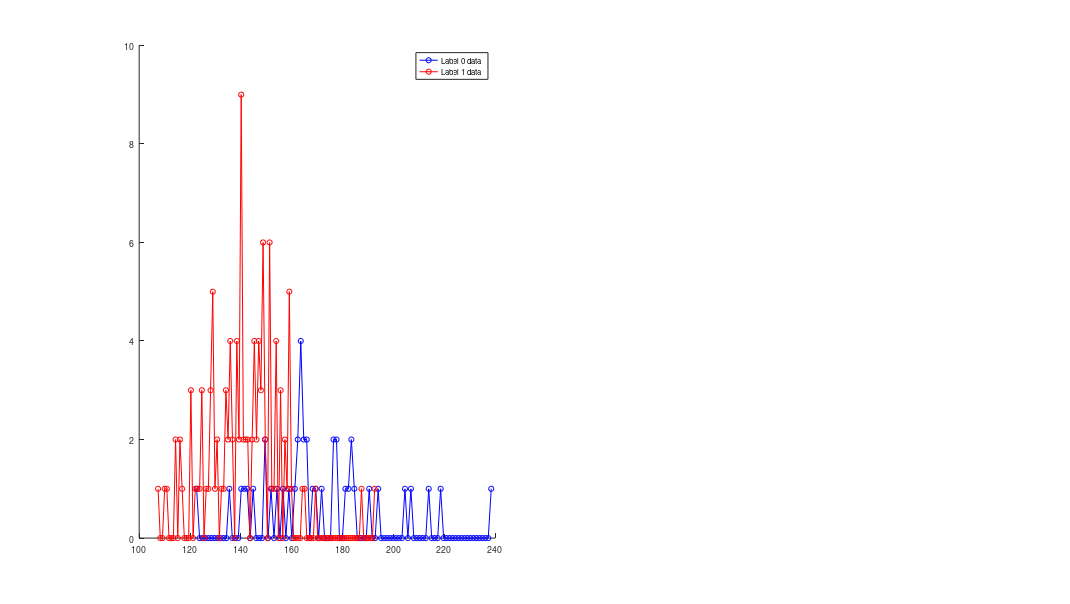

MATLAB code for this plot: (Note: this script raises an error after producing the figure.)
function [ROCout,LabelMeanS]=rocOnline(varargin)
% ROC - Receiver Operating Characteristics.
% The ROC graphs are a useful tecnique for organizing classifiers and
% visualizing their performance. ROC graphs are commonly used in medical
% decision making.
%
% Syntax: ROCout=roc(x,thresholds,alpha,verbose)
%
% Input: x - This is a Nx2 data matrix. The first column is the column of the data value;
%            The second column is the column of the tag: unhealthy (1) and
%            healthy (0).
%        Thresholds - If you want to use all unique values in x(:,1) 
%            then set this variable to 0 or leave it empty; 
%            else set how many unique values you want to use (min=3);
%        alpha - significance level (default 0.05)
%        verbose - if you want to see all reports and plots (0-no; 1-yes by
%        default);
%
% Output: if verbose = 1
%         the ROCplots, the sensitivity and specificity at thresholds; the Area
%         under the curve with Standard error and Confidence interval and
%         comment.
%         if ROCout is declared, you will have a struct:
%         ROCout.AUC=Area under the curve (AUC);
%         ROCout.SE=Standard error of the area;
%         ROCout.ci=Confidence interval of the AUC
%         ROCout.co=Cut off points
%         ROCdata.xr and ROCdata.yr points for ROC plot
%
% USING roc WITHOUT ANY DATA, IT WILL RUN A DEMO
%
%           Created by Giuseppe Cardillo
%           giuseppe.cardillo-edta@poste.it
%
% To cite this file, this would be an appropriate format:
% Cardillo G. (2008) ROC curve: compute a Receiver Operating Characteristics curve.
% http://www.mathworks.com/matlabcentral/fileexchange/19950

%Input Error handling
args=cell(varargin);
nu=numel(args);
if isempty(nu)
    error('Warning: almost the data matrix is required')
elseif nu>4
    error('Warning: Max four input data are required')
end
default.values = {[165 1;140 1;154 1;139 1;134 1;154 1;120 1;133 1;150 1;...
146 1;140 1;114 1;128 1;131 1;116 1;128 1;122 1;129 1;145 1;117 1;140 1;...
149 1;116 1;147 1;125 1;149 1;129 1;157 1;144 1;123 1;107 1;129 1;152 1;...
164 1;134 1;120 1;148 1;151 1;149 1;138 1;159 1;169 1;137 1;151 1;141 1;...
145 1;135 1;135 1;153 1;125 1;159 1;148 1;142 1;130 1;111 1;140 1;136 1;...
142 1;139 1;137 1;187 1;154 1;151 1;149 1;148 1;157 1;159 1;143 1;124 1;...
141 1;114 1;136 1;110 1;129 1;145 1;132 1;125 1;149 1;146 1;138 1;151 1;...
147 1;154 1;147 1;158 1;156 1;156 1;128 1;151 1;138 1;193 1;131 1;127 1;...
129 1;120 1;159 1;147 1;159 1;156 1;143 1;149 1;160 1;126 1;136 1;150 1;...
136 1;151 1;140 1;145 1;140 1;134 1;140 1;138 1;144 1;140 1;140 1;159 0;...
136 0;149 0;156 0;191 0;169 0;194 0;182 0;163 0;152 0;145 0;176 0;122 0;...
141 0;172 0;162 0;165 0;184 0;239 0;178 0;178 0;164 0;185 0;154 0;164 0;...
140 0;207 0;214 0;165 0;183 0;218 0;142 0;161 0;168 0;181 0;162 0;166 0;...
150 0;205 0;163 0;166 0;176 0;],0,0.05,1};
default.values(1:nu) = args;
[x, threshold,alpha,verbose] = deal(default.values{:});
if isvector(x)
    error('Warning: X must be a matrix')
end
if ~all(isfinite(x(:))) || ~all(isnumeric(x(:)))
    error('Warning: all X values must be numeric and finite')
end
% x(:,2)=logical(x(:,2));
% if all(x(:,2)==0)
%     error('Warning: there are only healthy subjects!')
% end
% if all(x(:,2)==1)
%     error('Warning: there are only unhealthy subjects!')
% end
if nu>=2
    if isempty(threshold)
        threshold=0;
    else
        if ~isscalar(threshold) || ~isnumeric(threshold) || ~isfinite(threshold)
            error('Warning: it is required a numeric, finite and scalar THRESHOLD value.');
        end
        if threshold ~= 0 && threshold <3
            error('Warning: Threshold must be 0 if you want to use all unique points or >=2.')
        end
    end
    if nu>=3
        if isempty(alpha)
            alpha=0.05;
        else
            if ~isscalar(alpha) || ~isnumeric(alpha) || ~isfinite(alpha)
                error('Warning: it is required a numeric, finite and scalar ALPHA value.');
            end
            if alpha <= 0 || alpha >= 1 %check if alpha is between 0 and 1
                error('Warning: ALPHA must be comprised between 0 and 1.')
            end
        end
    end
    if nu==4
        verbose=logical(verbose);
    end
end
clear args default nu

InputLabelType=unique(x(:,2));
% if gpuDeviceCount
%     try
%         x=gpuArray(x);
%         threshold=gpuArray(threshold);
%         alpha=gpuArray(alpha);
%         verbose=gpuArray(verbose);
%     catch
%         warning('GPU device unavaluable, use CPU to do the calculation');
%     end
% end
if length(InputLabelType) > 2 || length(InputLabelType) < 2
    dbstop if error
    error('Input label type is more or less than 2 types, quit this function.');
end

% tr=repmat('-',1,100);
lu=length(x(x(:,2)==InputLabelType(1))); %number of unhealthy subjects
lh=length(x(x(:,2)==InputLabelType(2))); %number of healthy subjects
z=sortrows(x,1);
if threshold==0
    labels=unique(z(:,1));%find unique values in z
else
    K=linspace(0,1,threshold+1); K(1)=[];
    labels=quantile(unique(z(:,1)),K)';
end
if length(labels)>=400
    percent=linspace(1,100,300);
    labels=prctile(labels,percent);
%     [~,nCenters]=hist(labels,300);
%     labels=nCenters;
end
labels(end+1)=labels(end)+1;
ll=length(labels); %count unique value
a=zeros(ll,2); b=a; c=zeros(ll,1);%array preallocation
ubar=mean(x(x(:,2)==InputLabelType(1)),1); %unhealthy mean value
hbar=mean(x(x(:,2)==InputLabelType(2)),1); %healthy mean value
LabelMeanS.LabelType1=InputLabelType(1);
LabelMeanS.LabelType2=InputLabelType(2);
LabelMeanS.Type1value=ubar;
LabelMeanS.Type2value=hbar;
Type0data=x(x(:,2)==InputLabelType(1));
Type1data=x(x(:,2)==InputLabelType(2));
[N0,C0]=hist(Type0data,100);
[N1,C1]=hist(Type1data,100);
H=figure('position',[100 110 1700 960],'PaperPositionMode','auto');
subplot(1,2,1);
hold on;
plot(C0,N0,'b-o','LineWidth',0.9);
plot(C1,N1,'r-o','LineWidth',0.9);
legend('Label 0 data','Label 1 data');

for K=1:ll
    if hbar<ubar
        TP=length(x(x(:,2)==InputLabelType(1) & x(:,1)>labels(K)));
        FP=length(x(x(:,2)==InputLabelType(2) & x(:,1)>labels(K)));
        FN=length(x(x(:,2)==InputLabelType(1) & x(:,1)<=labels(K)));
        TN=length(x(x(:,2)==InputLabelType(2) & x(:,1)<=labels(K)));
    else
        TP=length(x(x(:,2)==InputLabelType(1) & x(:,1)<labels(K)));
        FP=length(x(x(:,2)==InputLabelType(2) & x(:,1)<labels(K)));
        FN=length(x(x(:,2)==InputLabelType(1) & x(:,1)>=labels(K)));
        TN=length(x(x(:,2)==InputLabelType(2) & x(:,1)>=labels(K)));
    end
    M=[TP FP;FN TN];
    a(K,:)=diag(M)'./sum(M); %Sensitivity and Specificity
    b(K,:)=[a(K,1)/(1-a(K,2)) (1-a(K,1))/a(K,2)]; %Positive and Negative likelihood ratio
    c(K)=trace(M)/sum(M(:)); %Efficiency
end
b(isnan(b))=Inf;

xroc=1-a(:,2); yroc=a(:,1); %ROC points
if hbar>ubar
    xroc=flipud(xroc); yroc=flipud(yroc); %ROC points
end

st=[1 mean(xroc) 1]; L=[0 0 0]; U=[Inf 1 Inf];
fo_ = fitoptions('method','NonlinearLeastSquares','Lower',L,'Upper',U,'Startpoint',st);
ft_ = fittype('1-1/((1+(x/C)^B)^E)',...
     'dependent',{'y'},'independent',{'x'},...
     'coefficients',{'B', 'C', 'E'});
cfit = fit(xroc,yroc,ft_,fo_);


xfit=linspace(0,1,500);
yfit=feval(cfit,xfit);
Area=trapz(xfit,yfit); %estimate the area under the curve
%standard error of area
Area2=Area^2; Q1=Area/(2-Area); Q2=2*Area2/(1+Area);
V=(Area*(1-Area)+(lu-1)*(Q1-Area2)+(lh-1)*(Q2-Area2))/(lu*lh);
Serror=realsqrt(V);
%confidence interval
ci=Area+[-1 1].*(realsqrt(2)*erfcinv(alpha)*Serror);
if ci(1)<0; ci(1)=0; end
if ci(2)>1; ci(2)=1; end
m=zeros(1,4); 
%z-test
SAUC=(Area-0.5)/Serror; %standardized area
p=1-0.5*erfc(-SAUC/realsqrt(2)); %p-value

if verbose
%     %Performance of the classifier
%     if Area==1
%         str='Perfect test';
%     elseif Area>=0.90 && Area<1
%         str='Excellent test';
%     elseif Area>=0.80 && Area<0.90
%         str='Good test';
%     elseif Area>=0.70 && Area<0.80
%         str='Fair test';
%     elseif Area>=0.60 && Area<0.70
%         str='Poor test';
%     elseif Area>=0.50 && Area<0.60
%         str='Fail test';
%     else
%         str='Failed test - less than chance';
%     end
%     %display results
%     disp('ROC CURVE ANALYSIS')
%     disp(' ')
%     disp(tr)
%     str2=['AUC\t\t\tS.E.\t\t\t\t' num2str((1-alpha)*100) '%% C.I.\t\t\tComment\n'];
%     fprintf(str2)
%     disp(tr)
%     fprintf('%0.5f\t\t\t%0.5f\t\t\t%0.5f\t\t%0.5f\t\t\t%s\n',Area,Serror,ci,str)
%     disp(tr)
%     fprintf('Standardized AUC\t\t1-tail p-value\n')
%     if p<1e-4
%         fprintf('%0.4f\t\t\t\t%0.4e',SAUC,p)
%     else
%         fprintf('%0.4f\t\t\t\t%0.4f',SAUC,p)
%     end
%     if p<=alpha
%         fprintf('\t\tThe area is statistically greater than 0.5\n')
%     else
%         fprintf('\t\tThe area is not statistically greater than 0.5\n')
%     end
%     disp(' ')
    %display graph
    subplot(1,2,2)
%     set(H,'Position',[4 402 560 420])
    hold on
    plot([0 1],[0 1],'k');
    plot(xfit,yfit,'marker','none','linestyle','-','color','r','linewidth',2);
    H1=plot(xroc,yroc,'bo');
    set(H1,'markersize',6,'markeredgecolor','b','markerfacecolor','b')
    hold off
    xlabel('False positive rate (1-Specificity)')
    ylabel('True positive rate (Sensitivity)')
    if ubar > hbar
        Area = 1 - Area;
        title(sprintf('ROC curve (AUC=%0.4f) (Invert)',Area))
    else
        title(sprintf('ROC curve (AUC=%0.4f)',Area))
    end
    
    axis square
end

% if p<=alpha
%     ButtonName = questdlg('Do you want to input the true prevalence?', 'Prevalence Question', 'Yes', 'No', 'Yes');
%     if strcmp(ButtonName,'Yes')
%         ButtonName = questdlg('Do you want to input the true prevalence as:', 'Prevalence Question', 'Ratio', 'Probability', 'Ratio');
%         switch ButtonName
%             case 'Ratio'
%                 prompt={'Enter the Numerator or the prevalence ratio:','Enter the denominator or the prevalence ratio:'};
%                 name='Input for Ratio prevalence';
%                 Ratio=str2double(inputdlg(prompt,name));
%                 POD=Ratio(1)/diff(Ratio); %prior odds
%             case 'Probability'
%                 prompt={'Enter the prevalence probability comprised between 0 and 1:'};
%                 name='Input for prevalence';
%                 pr=str2double(inputdlg(prompt,name));
%                 POD=pr/(1-pr); %prior odds
%         end
%         d=[1./(1+1./(b(:,1).*POD)) 1./(1+(b(:,2).*POD))];
%         d((a(:,1)==0 & a(:,2)==1),1)=NaN;
%         d((a(:,1)==1 & a(:,2)==0),2)=NaN;
%         table=[labels'; a(:,1)'; a(:,2)';c';b(:,1)'; b(:,2)';d(:,1)'.*100; d(:,2)'.*100;]';
%         if verbose
%             disp('ROC CURVE DATA')
%             disp(tr)
%             fprintf('Cut-off \tSensitivity\tSpecificity\tEfficiency\tPLR\t\tNLR\tPos.Pred.\tNeg.Pred.\n')
%             fprintf('%0.2f\t\t%0.4f\t\t%0.4f\t\t%0.4f\t\t%0.4f\t\t%0.4f\t\t%0.2f\t\t%0.2f\n',table')
%             disp(tr)
%             disp(' ')
%         end
%     else
%         table=[labels'; a(:,1)'; a(:,2)';c';b(:,1)'; b(:,2)']';
%         if verbose
%             disp('ROC CURVE DATA')
%             disp(tr)
%             fprintf('Cut-off \tSensitivity\tSpecificity\tEfficiency\tPLR\t\tNLR\n')
%             fprintf('%0.2f\t\t%0.4f\t\t%0.4f\t\t%0.4f\t\t%0.4f\t\t%0.4f\n',table')
%             disp(tr)
%             disp(' ')
%         end
%         return;
%     end
%     CSe=table(:,1)==min(table(table(:,2)==max(table(:,2)))); %Max sensitivity cut-off
%     CSp=table(:,1)==min(table(table(:,3)==max(table(:,3)))); %Max specificity cut-off
%     CEff=table(:,1)==min(table(table(:,4)==max(table(:,4)))); %Max efficiency cut-off
%     d=realsqrt(xroc.^2+(1-yroc).^2); %apply the Pitagora's theorem
%     CE=table(d==min(d),1); %Cost-effective cut-off
%     xg=linspace(0,max(table(:,1)),500);
%     st=[1 mean(table(:,1)) 1]; U=[Inf max(table(:,1)) Inf];
%     fo_ = fitoptions('method','NonlinearLeastSquares','Lower',L,'Upper',U,'Startpoint',st);
%     fitSe = fit(table(:,1),table(:,2),ft_,fo_);
%     st=[-1 mean(table(:,1)) 1]; L=[-Inf 0 0]; U=[0 max(table(:,1)) Inf];
%     fo_ = fitoptions('method','NonlinearLeastSquares','Lower',L,'Upper',U,'Startpoint',st);
%     fitSp=fit(table(:,1),table(:,3),ft_,fo_);
%     st=[min(table(:,4)) 1 mean(table(:,1)) max(table(:,4)) 1]; L=[0 0 0 0 0]; U=[1 Inf max(table(:,1)) 1 Inf];
%     ft_ = fittype('D+(A-D)/((1+(x/C)^B)^E)','dependent',{'y'},'independent',{'x'},'coefficients',{'A', 'B', 'C', 'D', 'E'});
%     fo_ = fitoptions('method','NonlinearLeastSquares','Lower',L,'Upper',U,'Startpoint',st);
%     fitEff=fit(table(:,1),table(:,4),ft_,fo_);
%     if verbose
%         H2=figure;
%         set(H2,'Position',[570 402 868 420])
%         hold on
%         HSE = plot(xg,feval(fitSe,xg),'marker','none','linestyle','-','color','r','linewidth',2);
%         HCSe=plot([table(CSe,1) table(CSe,1)],[0 1],'marker','none','linestyle','--','color','r','linewidth',2);
%         HSP = plot(xg,feval(fitSp,xg),'marker','none','linestyle','-','color','g','linewidth',2);
%         HCSp=plot([table(CSp,1) table(CSp,1)],[0 1],'marker','none','linestyle','--','color','g','linewidth',2);
%         HEFF = plot(xg,feval(fitEff,xg),'marker','none','linestyle','-','color','b','linewidth',2);
%         HCEff=plot([table(CEff,1) table(CEff,1)],[0 1],'marker','none','linestyle','--','color','b','linewidth',2);
%         HCO=plot([CE CE],[0 1],'marker','none','linestyle','--','color','m','linewidth',2);
%         hold off
%         legend([HSE HCSe HSP HCSp HCO HEFF HCEff],...
%             'Sensitivity',sprintf('Max Sensitivity cutoff: %0.4f',table(CSe,1)),...
%             'Specificity',sprintf('Max Specificity cutoff: %0.4f',table(CSp,1)),...
%             sprintf('Cost effective cutoff: %0.4f',CE),...
%             'Efficiency',sprintf('Max Efficiency cutoff: %0.4f',table(CEff,1)),...
%             'Location','BestOutside')
%         axis([xg(1) xg(end) 0 1.1])
% 
%         fprintf('1) Max Sensitivity Cut-off point= %0.2f\n',table(CSe,1))
%         fprintf('2) Max Specificity Cut-off point= %0.2f\n',table(CSp,1))
%         fprintf('3) Cost effective Cut-off point= %0.2f\n',CE), 
%         fprintf('4) Max Efficiency Cut-off point= %0.2f\n',table(CEff,1))
%         m=[table(CSe,1) table(CSp,1) CE table(CEff,1)];
%     end
% else
%     table=NaN;
% end


if nargout
    ROCout.AUC=Area; %Area under the curve
    ROCout.SE=Serror; %standard error of the area
    ROCout.ci=ci; % 95% Confidence interval
    ROCout.co=m; % cut off points
    ROCout.xr=xroc; %graphic x points
    ROCout.yr=yroc; %graphic y points
    ROCout.table=table;
end
